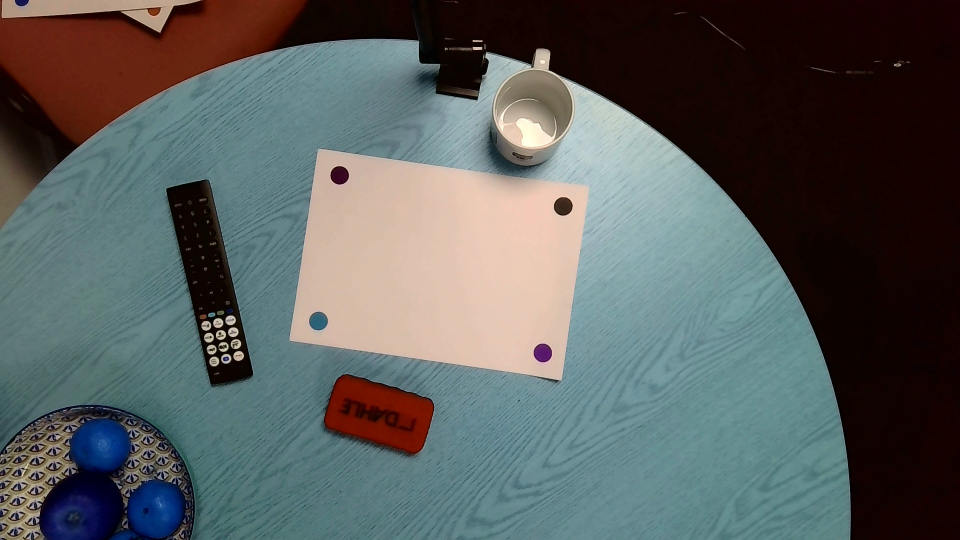
#> input picture dark/davids/high/C/dark_davids_high_C_3.jpg, 1920 x 1080 px, given in place of medium_dark_jack_cole_calibration.jpg, which was not available (shown at 1/2 size)
$ python permutation_guessing.py
#> lines starting #> are read from the running program, lines starting #| are printed output that depends on the picture; pictures that were not available may be replaced by others from this repository, and a replacement may not be noted
### puck/code_modules/dot_finding/dot_finder.py
import cv2 as cv
from math import dist
import numpy as np
import matplotlib.pyplot as plt

def find_centers_hough(file_path, min_dist, grayscale = False, minRadius=15, maxRadius=30,image_colorsaved = "RGB", image_show = True):
    '''
    CALIBRATION_MIN_DIST = 30
    PROGRAM_MIN_DIST = 170
    '''
    image = cv.imread(file_path, cv.IMREAD_COLOR_RGB)
    imageBlurred = cv.medianBlur(image, 3)
    gray = cv.cvtColor(imageBlurred, cv.COLOR_RGBA2GRAY)
    circles = cv.HoughCircles(gray, cv.HOUGH_GRADIENT_ALT,1.5, min_dist, param1=300, param2=.9, minRadius=minRadius, maxRadius=maxRadius)
    if grayscale == True:
        image_copy = image.copy()
        image_copy_grey = gray.copy()
        # image_copy = cv.cvtColor(image_copy, cv.COLOR_RGB2BGR)
        if circles is not None:
            circles2 = np.round(circles[0, :]).astype("int")
            for (x, y, r) in circles2:
		# draw the circle in the output image, then draw a rectangle
            # corresponding to the center of the circle
                cv.circle(image_copy, (x, y), r, (0, 255, 0), 4)
                cv.circle(image_copy_grey, (x, y), r, (0, 255, 0), 4)
                # print(f"x is {x}, y is {y}, r is {r}")
                cv.rectangle(image_copy, (x - 5, y - 5), (x + 5, y + 5), (0, 128, 255), -1)
                cv.rectangle(image_copy_grey, (x - 5, y - 5), (x + 5, y + 5), (0, 128, 255), -1)
            cv.imshow("markedup output", image_copy)
            cv.imshow("markedup grey", image_copy_grey)
            cv.waitKey(0)
    circles = circles[:,:,0:2][0] if circles is not None else []
    point_list = [(int(c[0]),int(c[1])) for c in circles]
    # print(point_list)
    return (point_list, cv.imread(file_path, cv.IMREAD_COLOR_BGR)) if image_colorsaved == "BGR" else (point_list, image)


# [62 lines left out: functions find_centers_hough_frames, stepwise_detection, blobParamFunc, find_centers_mthresh, not called in this run]


### puck/code_modules/colour_conversion/colour_finding.py
from puck.code_modules.helper_functions.helper_functions import clamp
import colorsys
import puck.code_modules.colour_conversion.colour_conversion as conversion
from math import dist
import cv2 as cv

def get_colors_and_coords(point_list, side, image, colorspace):


    def get_dot_list(point_list, side, image):
        dot_list = []
        for pt in point_list:
            x,y= pt
            crop_img = image[clamp(y-side, 0, image.shape[0]):clamp(y+side, 0, image.shape[0]),
                             clamp(x-side, 0, image.shape[1]): clamp(x+side, 0, image.shape[1])]
            dot_list.append((crop_img, (x,y)))
        return dot_list

    dot_list = get_dot_list(point_list, side, image)
    colors_and_coords = []
    for dot_pair in dot_list:
        dot = dot_pair[0]
        x,y = dot_pair[1]
        maxPixel = len(dot)-1
        corner_points = [dot[0,maxPixel],dot[maxPixel,0],dot[0,maxPixel],dot[maxPixel,maxPixel]]
        if colorspace == "RGB":
            baseline_white_rgb = [max([corner_points[i][0] for i in range(0,4)]),
                            max([corner_points[i][1] for i in range(0,4)]),
                            max([corner_points[i][2] for i in range(0,4)])]
            ## white in this RGB is (255,255,255) so the maximal R G and B are the closest to white you will get
            circle_color= image[y,x]
            # print(f"x: {x}, y:{y}")
            # print(f"circle color: {circle_color}")
            # print(f"baseline white: {baseline_white_rgb}")
            for i in range(len(baseline_white_rgb)):
                if baseline_white_rgb[i] == 0:
                    baseline_white_rgb[i] = 1
            new = [clamp(round(circle_color[0]/baseline_white_rgb[0]*255),0,254),
                   clamp(round(circle_color[1]/baseline_white_rgb[1]*255),0,254),
                   clamp(round(circle_color[2]/baseline_white_rgb[2]*255),0,254)]
        elif colorspace == "HSV":
            corner_points_hsv = [conversion.rgb_to_hsv(p) for p in corner_points]
            baseline_white = [min([corner_points_hsv[i][0] for i in range(0,4)]),
                            min([corner_points_hsv[i][1] for i in range(0,4)]),
                            max([corner_points_hsv[i][2] for i in range(0,4)])]
            if baseline_white[0] ==0:
                baseline_white[0] = 1/179
            if baseline_white[1] ==0:
                baseline_white[1] = 1/255
            circle_color = conversion.rgb_to_hsv(image[y,x])
            # print(hsv_to_rgb(baseline_white))
            # print(f"circle color: {circle_color}")
            # print(f"baseline white: {baseline_white}")
            new = [clamp(round(circle_color[0]/baseline_white[0]*179),0,178)/179,
                   clamp(round(circle_color[1]/baseline_white[1]*255),0,254)/255,
                   clamp(round(circle_color[2]/baseline_white[2]*255),0,254)/255]
            ## When you convert, the white you grab for the white balance is different.
            ## thus the color correction will be different
            ## white in hsv is 0, 0, 100 so min min max
        elif colorspace == "CMYK":
            corner_points_cmyk = [conversion.rgb_to_cmyk(p) for p in corner_points]
            baseline_white = [min([corner_points_cmyk[i][0] for i in range(0,4)]),
                            min([corner_points_cmyk[i][1] for i in range(0,4)]),
                            min([corner_points_cmyk[i][2] for i in range(0,4)]),
                            min([corner_points_cmyk[i][3] for i in range(0,4)]),]
            circle_color = conversion.rgb_to_cmyk(image[y,x])
            # print(f"circle color: {circle_color}")
            # print(f"baseline white: {baseline_white}")
            new = [clamp(round(circle_color[0]-baseline_white[0],3),0,1),
                   clamp(round(circle_color[1]-baseline_white[1],3),0,1),
                   clamp(round(circle_color[2]-baseline_white[2],3),0,1),
                   clamp(round(circle_color[3]-baseline_white[3],3),0,1),]
            ## white in CMYK is 0, 0, 0, 0, so min min min min
        elif colorspace == "LUV":
            corner_points_luv = [conversion.rgb_to_luv(p) for p in corner_points]
            white_rgb = (255,255,255)
            white_luv = conversion.rgb_to_luv(white_rgb)
            min_dist = 10000
            baseline_white = None
            for pt in corner_points_luv:
                if dist(white_luv, pt) < min_dist:
                    min_dist = dist(white_luv, pt)
                    baseline_white = pt
            move = (int(baseline_white[0])-int(white_luv[0]), int(baseline_white[1])-int(white_luv[1]),int(baseline_white[2])-int(white_luv[2]))
            circle_color = conversion.rgb_to_luv(image[y,x])
            new = [clamp(round(int(circle_color[0])- move[0]),0,254),
                   clamp(round(int(circle_color[1])-move[1]),0,254),
                   clamp(round(int(circle_color[2])-move[2]),0,254)]
            # print(f"circle color in rgb pretransform: {image[y,x]}")
            print(f"circle color in luv pretransform: {circle_color}")
            print(f"baseline white: {baseline_white}")
            # print(f"circle color in rgb posttransform: {luv_to_rgb(new)}")
            print(f"circle color in luv posttransform: {new}")
        colors_and_coords.append((dot_pair[1], circle_color))
    return colors_and_coords

## CON

# [19 lines left out: function get_black_dot, not called in this run]

### puck/experiments/permutation_guessing.py

import matplotlib.pyplot as plt
from pathlib import Path
import pandas as pd
import puck.code_modules.dot_finding.dot_finder as df
import puck.code_modules.colour_conversion.colour_finding as cf
import puck.code_modules.calibration.calibration as cal
import puck.code_modules.geometry.clockwise_dots as clkwise
import puck.code_modules.permutation_guessing.permutation_guessing as perm_guess

## CONSTANTS
CALIBRATION_MIN_DIST = 30
PROGRAM_MIN_DIST = 170
PAL = "dark"

def main(results_prefix =  "puck/output/program_recognition_results_", adjustment = "../", adjustment_on = True):
    cal_path ="puck/data/images_calibration/medium/"+ PAL+ "/jack_cole/medium_" + PAL + "_jack_cole_calibration.jpg"
    results_path = results_prefix + PAL + ".csv"
    if adjustment_on:
        results_path = adjustment + results_path
        cal_path = adjustment + cal_path
    cal_centers,cal_image = df.find_centers_hough(cal_path, min_dist=CALIBRATION_MIN_DIST)
#> in find_centers_hough, image is the input picture: shape (1080, 1920, 3); mean B, G, R 93.1, 94.2, 89.7
#> in find_centers_hough, `gray = cv.cvtColor(imageBlurred, cv.COLOR_RGBA2GRAY)`:
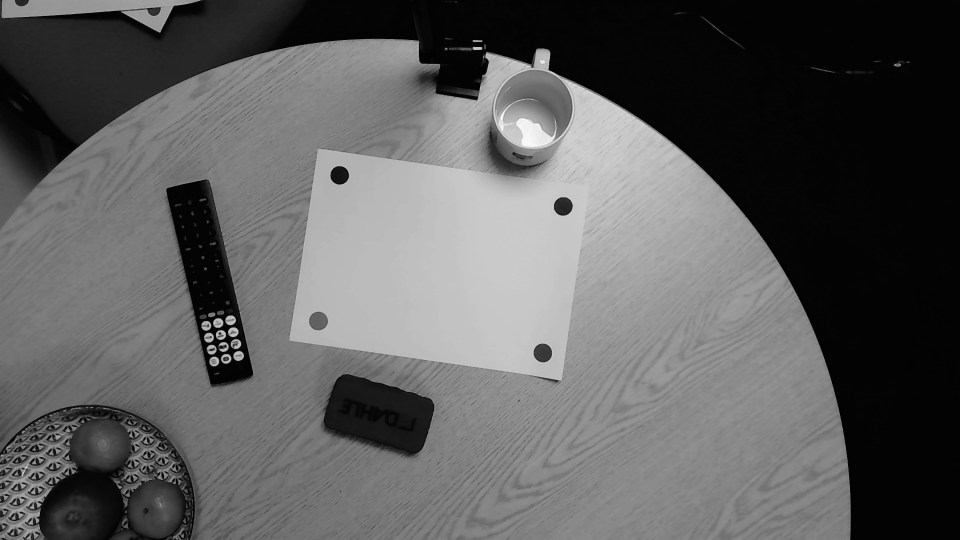
#> gray: shape (1080, 1920) (shown at 1/2 size); min 0, max 249, mean 93.4
#> in find_centers_hough, `circles = cv.HoughCircles(gray, cv.HOUGH_GRADIENT_ALT,1.5, min_dist, p..`: circles = [[636, 642, 18.8], [1125, 412.5, 18.71], [1084.5, 705, 18.64], [679.5, 349.5, 18.47]]
#> in find_centers_hough, `circles = circles[:,:,0:2][0] if circles is not None else []`: circles = [[636, 642], [1125, 412.5], [1084.5, 705], [679.5, 349.5]]
#> in find_centers_hough, `point_list = [(int(c[0]),int(c[1])) for c in circles]`: point_list = [(636, 642), (1125, 412), (1084, 705), (679, 349)]
#> cal_centers = [(636, 642), (1125, 412), (1084, 705), (679, 349)]
    colors_and_coords=cf.get_colors_and_coords(cal_centers,side = 25, image =cal_image,colorspace= "RGB")
#> the loop in get_dot_list, `for pt in point_list:` made 1 pass
#> after the loop in get_dot_list, `for pt in point_list:`: dot_list = []
    black_dot_cal_coords = cf.get_black_dot(colors_and_coords=colors_and_coords, colorspace= "rgb")[0]
    calibration_colors =cal.get_calibration_colors(black_dot_cal_coords,colors_and_coords)

    p = Path('../')

    a_paths =[path for path in p.glob("puck/data/images_copy/" + PAL + "/*/*/A/*_A*[0-4].jpg")]
    b_paths =[path for path in p.glob("puck/data/images_copy/" + PAL + "/*/*/B/*_B*[0-4].jpg")]
    c_paths =[path for path in p.glob("puck/data/images_copy/"+ PAL + "/*/*/C/*_C*[0-4].jpg")]
    d_paths =[path for path in p.glob("puck/data/images_copy/"+ PAL + "/*/*/D/*_D*[0-4].jpg")]
    print(a_paths)

    path_perm_dict = {"a": (a_paths, 'afd'),"b": (b_paths, 'ahc'),"c": (c_paths, 'ebg'),"d": (d_paths, 'fff') }

    checking_dict =[]
    for k in path_perm_dict.keys():
        paths, true_perm = path_perm_dict.get(k)
        for path in paths:
            centers,image = df.find_centers_hough(path, min_dist=PROGRAM_MIN_DIST)
            colors_and_coords=cf.get_colors_and_coords(centers,side = 25, image =image,colorspace= "RGB")
            if len(colors_and_coords) ==4:
                black_dot = cf.get_black_dot(colors_and_coords=colors_and_coords, colorspace= "rgb")

                print(colors_and_coords)
                ordered_rectangle= clkwise.order_rectangle(colors_and_coords, black_dot[0])
                perm = perm_guess.get_color_perm(ordered_rectangle, calibration_colors,colorspace= "LUV")
                correct = (perm == true_perm)
                overlap =sum([(perm[i] == true_perm[i]) for i in range(0,len(perm))])
            checking_dict.append({"key":k, "path":path, "found_perm": perm, "true_perm": true_perm, "correct": correct, "overlap":overlap})

    print(results_path)
    results_df = pd.DataFrame(checking_dict, columns=["key","path", "found_perm", "true_perm", "correct", "overlap"])
    results_df.to_csv(results_path)

    print(f"Results of testing the {PAL} palette, have been put into a .csv in the output folder.")
    print(f"It can be found at: {results_path}.")


    return results_path

if __name__ == "__main__":
    main()
#> (the call stopped at in get_dot_list, `crop_img = image[clamp(y-side, 0, image.shape[0]):clamp(y+side, 0, ima..`: puck is not available in this run)

$ run again, on dark/davids/medium/A/dark_davids_medium_A_1.jpg
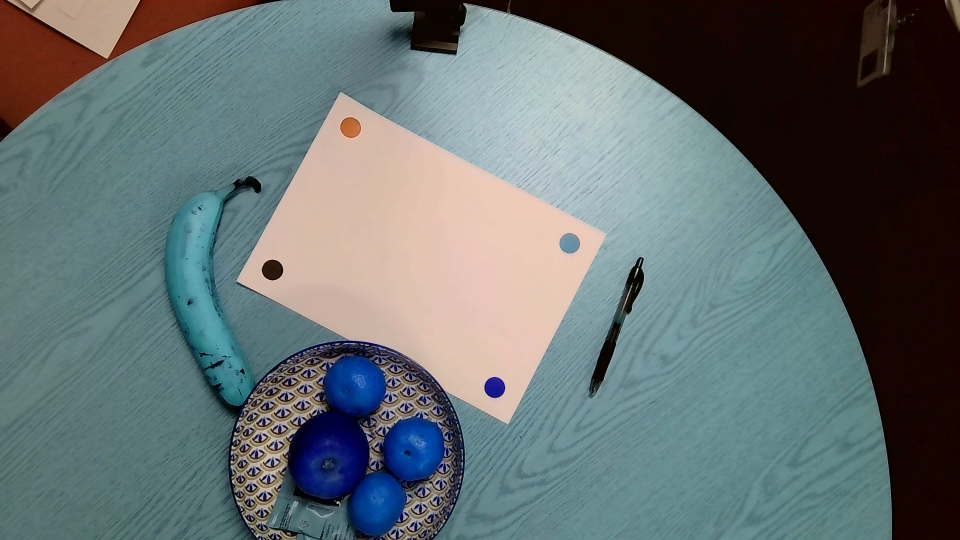
#> input picture dark/davids/medium/A/dark_davids_medium_A_1.jpg, 1920 x 1080 px, given in place of medium_dark_jack_cole_calibration.jpg, which was not available (shown at 1/2 size)
#> in find_centers_hough, image is the input picture: shape (1080, 1920, 3); mean B, G, R 112.5, 111.6, 100.8
#> in find_centers_hough, `gray = cv.cvtColor(imageBlurred, cv.COLOR_RGBA2GRAY)`:
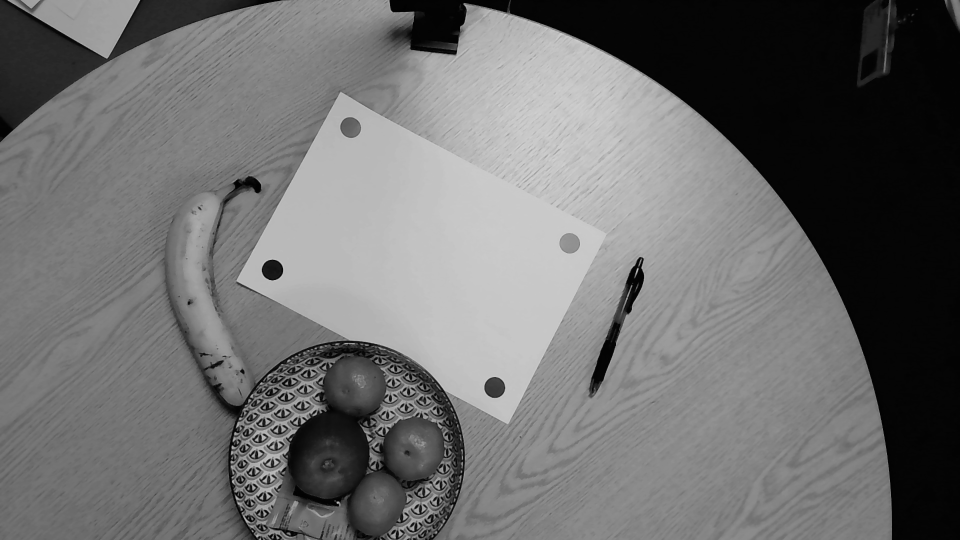
#> gray: shape (1080, 1920) (shown at 1/2 size); min 0, max 210, mean 110.6
#> in find_centers_hough, `circles = cv.HoughCircles(gray, cv.HOUGH_GRADIENT_ALT,1.5, min_dist, p..`: circles = [[988.5, 775.5, 20.64], [544.5, 540, 21.01], [700.5, 255, 20.7], [1140, 486, 20.54]]
#> in find_centers_hough, `circles = circles[:,:,0:2][0] if circles is not None else []`: circles = [[988.5, 775.5], [544.5, 540], [700.5, 255], [1140, 486]]
#> point_list = [(988, 775), (544, 540), (700, 255), (1140, 486)]
#> the loop in get_dot_list, `for pt in point_list:` made 1 pass
#> after the loop in get_dot_list, `for pt in point_list:`: dot_list = []

$ run again, on dark/davids/medium/A/dark_davids_medium_A_3.jpg
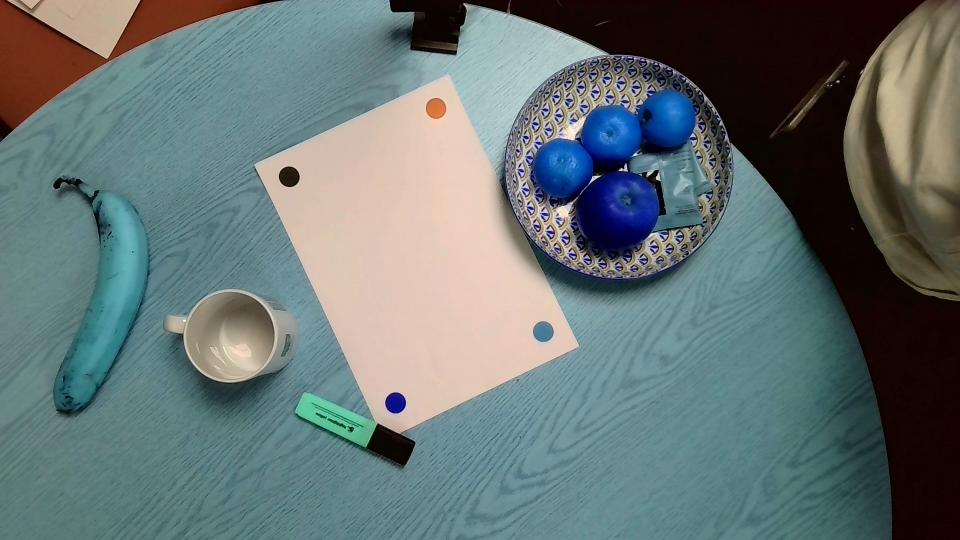
#> input picture dark/davids/medium/A/dark_davids_medium_A_3.jpg, 1920 x 1080 px, given in place of medium_dark_jack_cole_calibration.jpg, which was not available (shown at 1/2 size)
#> in find_centers_hough, image is the input picture: shape (1080, 1920, 3); mean B, G, R 115.4, 116, 102.2
#> in find_centers_hough, `gray = cv.cvtColor(imageBlurred, cv.COLOR_RGBA2GRAY)`:
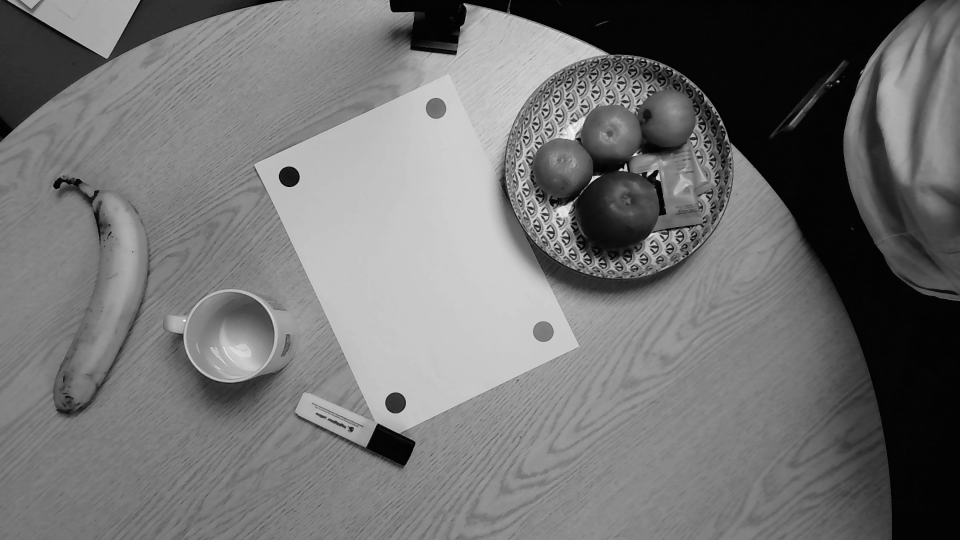
#> gray: shape (1080, 1920) (shown at 1/2 size); min 0, max 250, mean 114.3
#> in find_centers_hough, `circles = cv.HoughCircles(gray, cv.HOUGH_GRADIENT_ALT,1.5, min_dist, p..`: circles = [[871.5, 216, 20.51], [790.5, 805.5, 20.91], [1086, 663, 20.75], [577.5, 352.5, 20.71]]
#> in find_centers_hough, `circles = circles[:,:,0:2][0] if circles is not None else []`: circles = [[871.5, 216], [790.5, 805.5], [1086, 663], [577.5, 352.5]]
#> point_list = [(871, 216), (790, 805), (1086, 663), (577, 352)]
#> the loop in get_dot_list, `for pt in point_list:` made 1 pass
#> after the loop in get_dot_list, `for pt in point_list:`: dot_list = []

$ run again, on dark/davids/medium/A/dark_davids_medium_A_4.jpg
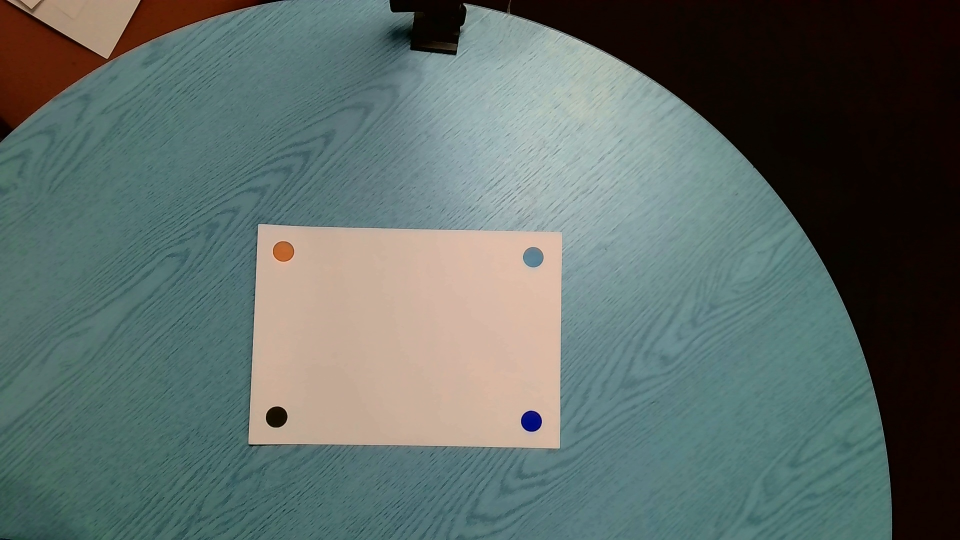
#> input picture dark/davids/medium/A/dark_davids_medium_A_4.jpg, 1920 x 1080 px, given in place of medium_dark_jack_cole_calibration.jpg, which was not available (shown at 1/2 size)
#> in find_centers_hough, image is the input picture: shape (1080, 1920, 3); mean B, G, R 103, 107.2, 94.1
#> in find_centers_hough, `gray = cv.cvtColor(imageBlurred, cv.COLOR_RGBA2GRAY)`:
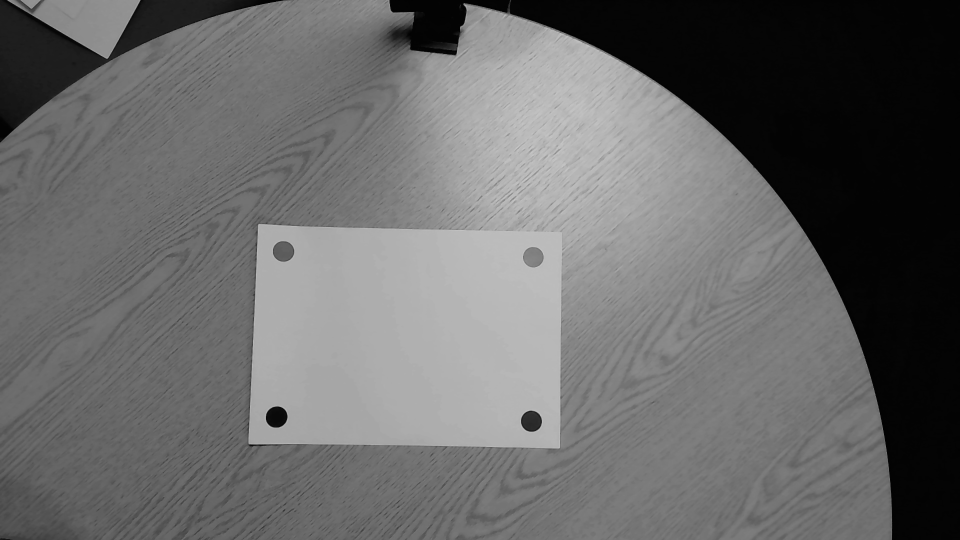
#> gray: shape (1080, 1920) (shown at 1/2 size); min 0, max 200, mean 104.5
#> in find_centers_hough, `circles = cv.HoughCircles(gray, cv.HOUGH_GRADIENT_ALT,1.5, min_dist, p..`: circles = [[1062, 841.5, 20.72], [553.5, 834, 21.49], [565.5, 502.5, 21.11], [1066.5, 514.5, 20.53]]
#> in find_centers_hough, `circles = circles[:,:,0:2][0] if circles is not None else []`: circles = [[1062, 841.5], [553.5, 834], [565.5, 502.5], [1066.5, 514.5]]
#> point_list = [(1062, 841), (553, 834), (565, 502), (1066, 514)]
#> the loop in get_dot_list, `for pt in point_list:` made 1 pass
#> after the loop in get_dot_list, `for pt in point_list:`: dot_list = []
